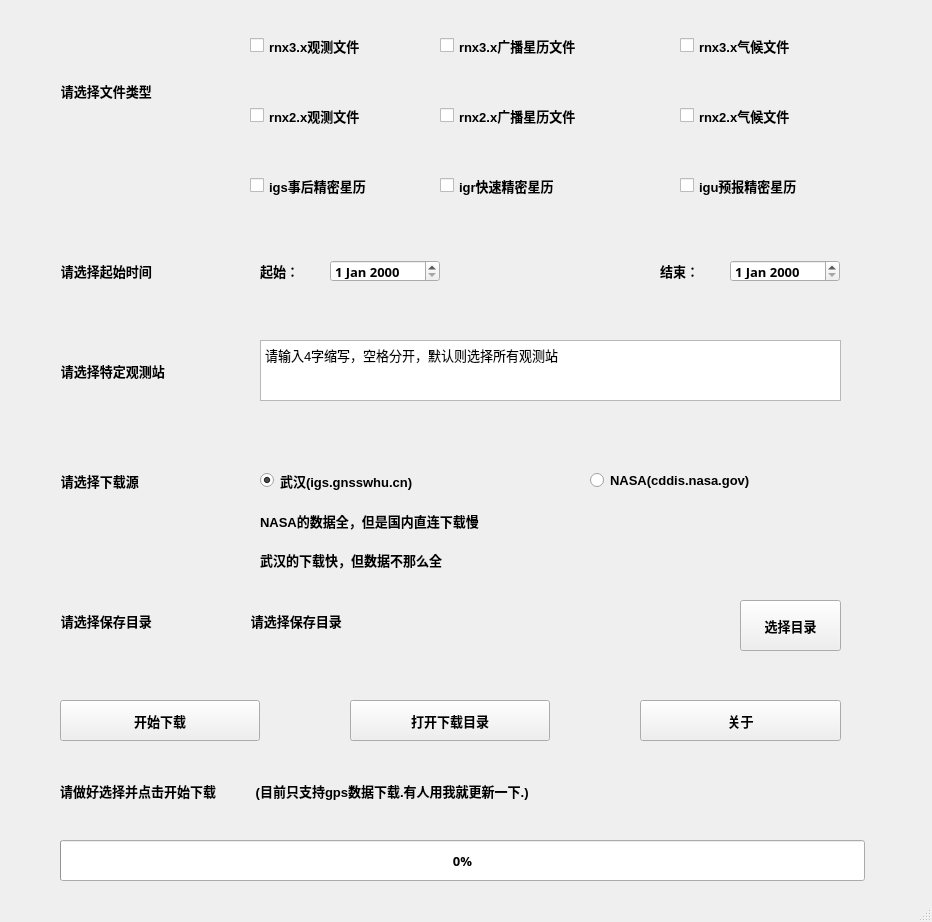
<?xml version="1.0" encoding="UTF-8"?>
<ui version="4.0">
 <class>MainWindow</class>
 <widget class="QMainWindow" name="MainWindow">
  <property name="windowModality">
   <enum>Qt::NonModal</enum>
  </property>
  <property name="geometry">
   <rect>
    <x>0</x>
    <y>0</y>
    <width>932</width>
    <height>922</height>
   </rect>
  </property>
  <property name="sizePolicy">
   <sizepolicy hsizetype="Preferred" vsizetype="Preferred">
    <horstretch>0</horstretch>
    <verstretch>0</verstretch>
   </sizepolicy>
  </property>
  <property name="font">
   <font>
    <family>Microsoft YaHei UI</family>
    <pointsize>10</pointsize>
    <weight>75</weight>
    <bold>true</bold>
   </font>
  </property>
  <property name="windowTitle">
   <string extracomment="v0.9 beta.     By mereith.">GNSS数据下载器    beta0.9   By mereith.</string>
  </property>
  <property name="windowIcon">
   <iconset>
    <normaloff>../favicon.ico</normaloff>
    <normalon>../favicon.ico</normalon>../favicon.ico</iconset>
  </property>
  <property name="toolTip">
   <string/>
  </property>
  <widget class="QWidget" name="centralwidget">
   <widget class="QLabel" name="label">
    <property name="geometry">
     <rect>
      <x>50</x>
      <y>70</y>
      <width>181</width>
      <height>41</height>
     </rect>
    </property>
    <property name="font">
     <font>
      <family>Microsoft JhengHei UI</family>
      <pointsize>10</pointsize>
      <weight>75</weight>
      <bold>true</bold>
     </font>
    </property>
    <property name="text">
     <string>   请选择文件类型</string>
    </property>
    <property name="textFormat">
     <enum>Qt::AutoText</enum>
    </property>
   </widget>
   <widget class="QCheckBox" name="checkBox_rnx_o">
    <property name="geometry">
     <rect>
      <x>250</x>
      <y>30</y>
      <width>181</width>
      <height>31</height>
     </rect>
    </property>
    <property name="font">
     <font>
      <family>Microsoft YaHei UI</family>
      <pointsize>10</pointsize>
     </font>
    </property>
    <property name="text">
     <string>rnx3.x观测文件</string>
    </property>
   </widget>
   <widget class="QCheckBox" name="checkBox_rnx_n">
    <property name="geometry">
     <rect>
      <x>440</x>
      <y>30</y>
      <width>221</width>
      <height>31</height>
     </rect>
    </property>
    <property name="font">
     <font>
      <family>Microsoft YaHei UI</family>
      <pointsize>10</pointsize>
     </font>
    </property>
    <property name="text">
     <string>rnx3.x广播星历文件</string>
    </property>
   </widget>
   <widget class="QCheckBox" name="checkBox_rnx_m">
    <property name="geometry">
     <rect>
      <x>680</x>
      <y>30</y>
      <width>201</width>
      <height>31</height>
     </rect>
    </property>
    <property name="font">
     <font>
      <family>Microsoft YaHei UI</family>
      <pointsize>10</pointsize>
     </font>
    </property>
    <property name="text">
     <string>rnx3.x气候文件</string>
    </property>
   </widget>
   <widget class="QCheckBox" name="checkBox_o">
    <property name="geometry">
     <rect>
      <x>250</x>
      <y>100</y>
      <width>181</width>
      <height>31</height>
     </rect>
    </property>
    <property name="font">
     <font>
      <family>Microsoft YaHei UI</family>
      <pointsize>10</pointsize>
     </font>
    </property>
    <property name="text">
     <string>rnx2.x观测文件</string>
    </property>
   </widget>
   <widget class="QCheckBox" name="checkBox_n">
    <property name="geometry">
     <rect>
      <x>440</x>
      <y>100</y>
      <width>211</width>
      <height>31</height>
     </rect>
    </property>
    <property name="font">
     <font>
      <family>Microsoft YaHei UI</family>
      <pointsize>10</pointsize>
     </font>
    </property>
    <property name="text">
     <string>rnx2.x广播星历文件</string>
    </property>
   </widget>
   <widget class="QCheckBox" name="checkBox_m">
    <property name="geometry">
     <rect>
      <x>680</x>
      <y>100</y>
      <width>211</width>
      <height>31</height>
     </rect>
    </property>
    <property name="font">
     <font>
      <family>Microsoft YaHei UI</family>
      <pointsize>10</pointsize>
     </font>
    </property>
    <property name="text">
     <string>rnx2.x气候文件</string>
    </property>
   </widget>
   <widget class="QCheckBox" name="checkBox_igs_sp3">
    <property name="geometry">
     <rect>
      <x>250</x>
      <y>170</y>
      <width>241</width>
      <height>31</height>
     </rect>
    </property>
    <property name="font">
     <font>
      <family>Microsoft YaHei UI</family>
      <pointsize>10</pointsize>
     </font>
    </property>
    <property name="text">
     <string>igs事后精密星历</string>
    </property>
   </widget>
   <widget class="QLabel" name="label_2">
    <property name="geometry">
     <rect>
      <x>50</x>
      <y>250</y>
      <width>191</width>
      <height>41</height>
     </rect>
    </property>
    <property name="font">
     <font>
      <family>Microsoft JhengHei UI</family>
      <pointsize>10</pointsize>
      <weight>75</weight>
      <bold>true</bold>
     </font>
    </property>
    <property name="text">
     <string>   请选择起始时间</string>
    </property>
    <property name="textFormat">
     <enum>Qt::AutoText</enum>
    </property>
   </widget>
   <widget class="QDateEdit" name="dateEdit_start">
    <property name="geometry">
     <rect>
      <x>330</x>
      <y>260</y>
      <width>110</width>
      <height>22</height>
     </rect>
    </property>
    <property name="font">
     <font>
      <family>Agency FB</family>
      <pointsize>10</pointsize>
     </font>
    </property>
   </widget>
   <widget class="QLabel" name="label_3">
    <property name="geometry">
     <rect>
      <x>260</x>
      <y>250</y>
      <width>81</width>
      <height>41</height>
     </rect>
    </property>
    <property name="font">
     <font>
      <family>Microsoft JhengHei UI</family>
      <pointsize>10</pointsize>
      <weight>75</weight>
      <bold>true</bold>
     </font>
    </property>
    <property name="text">
     <string>起始：</string>
    </property>
    <property name="textFormat">
     <enum>Qt::AutoText</enum>
    </property>
   </widget>
   <widget class="QDateEdit" name="dateEdit_end">
    <property name="geometry">
     <rect>
      <x>730</x>
      <y>260</y>
      <width>110</width>
      <height>22</height>
     </rect>
    </property>
    <property name="font">
     <font>
      <family>Agency FB</family>
      <pointsize>10</pointsize>
     </font>
    </property>
   </widget>
   <widget class="QLabel" name="label_4">
    <property name="geometry">
     <rect>
      <x>660</x>
      <y>250</y>
      <width>81</width>
      <height>41</height>
     </rect>
    </property>
    <property name="font">
     <font>
      <family>Microsoft JhengHei UI</family>
      <pointsize>10</pointsize>
      <weight>75</weight>
      <bold>true</bold>
     </font>
    </property>
    <property name="text">
     <string>结束：</string>
    </property>
    <property name="textFormat">
     <enum>Qt::AutoText</enum>
    </property>
   </widget>
   <widget class="QLabel" name="label_5">
    <property name="geometry">
     <rect>
      <x>50</x>
      <y>350</y>
      <width>201</width>
      <height>41</height>
     </rect>
    </property>
    <property name="font">
     <font>
      <family>Microsoft JhengHei UI</family>
      <pointsize>10</pointsize>
      <weight>75</weight>
      <bold>true</bold>
     </font>
    </property>
    <property name="text">
     <string>   请选择特定观测站</string>
    </property>
    <property name="textFormat">
     <enum>Qt::AutoText</enum>
    </property>
   </widget>
   <widget class="QTextEdit" name="textEdit_stations">
    <property name="geometry">
     <rect>
      <x>260</x>
      <y>340</y>
      <width>581</width>
      <height>61</height>
     </rect>
    </property>
    <property name="font">
     <font>
      <pointsize>10</pointsize>
     </font>
    </property>
    <property name="html">
     <string>&lt;!DOCTYPE HTML PUBLIC &quot;-//W3C//DTD HTML 4.0//EN&quot; &quot;http://www.w3.org/TR/REC-html40/strict.dtd&quot;&gt;
&lt;html&gt;&lt;head&gt;&lt;meta name=&quot;qrichtext&quot; content=&quot;1&quot; /&gt;&lt;style type=&quot;text/css&quot;&gt;
p, li { white-space: pre-wrap; }
&lt;/style&gt;&lt;/head&gt;&lt;body style=&quot; font-family:'Microsoft YaHei UI'; font-size:10pt; font-weight:600; font-style:normal;&quot;&gt;
&lt;p style=&quot; margin-top:0px; margin-bottom:0px; margin-left:0px; margin-right:0px; -qt-block-indent:0; text-indent:0px;&quot;&gt;&lt;span style=&quot; font-family:'SimSun'; font-weight:400;&quot;&gt;请输入4字缩写，空格分开，默认则选择所有观测站&lt;/span&gt;&lt;/p&gt;&lt;/body&gt;&lt;/html&gt;</string>
    </property>
   </widget>
   <widget class="QLabel" name="label_6">
    <property name="geometry">
     <rect>
      <x>50</x>
      <y>460</y>
      <width>181</width>
      <height>41</height>
     </rect>
    </property>
    <property name="font">
     <font>
      <family>Microsoft JhengHei UI</family>
      <pointsize>10</pointsize>
      <weight>75</weight>
      <bold>true</bold>
     </font>
    </property>
    <property name="text">
     <string>   请选择下载源</string>
    </property>
    <property name="textFormat">
     <enum>Qt::AutoText</enum>
    </property>
   </widget>
   <widget class="QRadioButton" name="radioButton_wuhan">
    <property name="geometry">
     <rect>
      <x>260</x>
      <y>470</y>
      <width>361</width>
      <height>21</height>
     </rect>
    </property>
    <property name="font">
     <font>
      <family>Microsoft YaHei UI</family>
      <pointsize>10</pointsize>
      <weight>75</weight>
      <bold>true</bold>
     </font>
    </property>
    <property name="text">
     <string>武汉(igs.gnsswhu.cn)</string>
    </property>
    <property name="checked">
     <bool>true</bool>
    </property>
   </widget>
   <widget class="QRadioButton" name="radioButton_nasa">
    <property name="geometry">
     <rect>
      <x>590</x>
      <y>470</y>
      <width>271</width>
      <height>21</height>
     </rect>
    </property>
    <property name="font">
     <font>
      <family>Microsoft YaHei UI</family>
      <pointsize>10</pointsize>
      <weight>75</weight>
      <bold>true</bold>
     </font>
    </property>
    <property name="text">
     <string>NASA(cddis.nasa.gov)</string>
    </property>
   </widget>
   <widget class="QLabel" name="label_7">
    <property name="geometry">
     <rect>
      <x>260</x>
      <y>510</y>
      <width>791</width>
      <height>21</height>
     </rect>
    </property>
    <property name="font">
     <font>
      <family>Microsoft JhengHei UI</family>
      <pointsize>10</pointsize>
      <weight>75</weight>
      <bold>true</bold>
     </font>
    </property>
    <property name="text">
     <string>NASA的数据全，但是国内直连下载慢</string>
    </property>
    <property name="textFormat">
     <enum>Qt::AutoText</enum>
    </property>
   </widget>
   <widget class="QLabel" name="label_8">
    <property name="geometry">
     <rect>
      <x>50</x>
      <y>600</y>
      <width>181</width>
      <height>41</height>
     </rect>
    </property>
    <property name="font">
     <font>
      <family>Microsoft JhengHei UI</family>
      <pointsize>10</pointsize>
      <weight>75</weight>
      <bold>true</bold>
     </font>
    </property>
    <property name="text">
     <string>   请选择保存目录</string>
    </property>
    <property name="textFormat">
     <enum>Qt::AutoText</enum>
    </property>
   </widget>
   <widget class="QPushButton" name="pushButton_path">
    <property name="geometry">
     <rect>
      <x>740</x>
      <y>600</y>
      <width>101</width>
      <height>51</height>
     </rect>
    </property>
    <property name="font">
     <font>
      <family>Microsoft YaHei UI</family>
      <pointsize>10</pointsize>
      <weight>75</weight>
      <bold>true</bold>
     </font>
    </property>
    <property name="text">
     <string>选择目录</string>
    </property>
   </widget>
   <widget class="QPushButton" name="pushButton_download">
    <property name="geometry">
     <rect>
      <x>60</x>
      <y>700</y>
      <width>200</width>
      <height>41</height>
     </rect>
    </property>
    <property name="font">
     <font>
      <family>Microsoft YaHei UI</family>
      <pointsize>10</pointsize>
     </font>
    </property>
    <property name="text">
     <string>开始下载</string>
    </property>
   </widget>
   <widget class="QPushButton" name="pushButton_about">
    <property name="geometry">
     <rect>
      <x>640</x>
      <y>700</y>
      <width>201</width>
      <height>41</height>
     </rect>
    </property>
    <property name="font">
     <font>
      <family>Microsoft YaHei UI</family>
      <pointsize>10</pointsize>
     </font>
    </property>
    <property name="text">
     <string>关于</string>
    </property>
   </widget>
   <widget class="QProgressBar" name="progressBar">
    <property name="geometry">
     <rect>
      <x>60</x>
      <y>840</y>
      <width>805</width>
      <height>41</height>
     </rect>
    </property>
    <property name="font">
     <font>
      <family>Agency FB</family>
      <pointsize>10</pointsize>
     </font>
    </property>
    <property name="value">
     <number>0</number>
    </property>
    <property name="textDirection">
     <enum>QProgressBar::TopToBottom</enum>
    </property>
    <property name="format">
     <string>%p%</string>
    </property>
   </widget>
   <widget class="QLabel" name="label_9">
    <property name="geometry">
     <rect>
      <x>60</x>
      <y>770</y>
      <width>781</width>
      <height>41</height>
     </rect>
    </property>
    <property name="font">
     <font>
      <family>Microsoft JhengHei UI</family>
      <pointsize>10</pointsize>
      <weight>75</weight>
      <bold>true</bold>
     </font>
    </property>
    <property name="text">
     <string>请做好选择并点击开始下载           (目前只支持gps数据下载.有人用我就更新一下.)</string>
    </property>
    <property name="textFormat">
     <enum>Qt::AutoText</enum>
    </property>
   </widget>
   <widget class="QLabel" name="label_path">
    <property name="geometry">
     <rect>
      <x>240</x>
      <y>600</y>
      <width>391</width>
      <height>41</height>
     </rect>
    </property>
    <property name="font">
     <font>
      <family>Microsoft JhengHei UI</family>
      <pointsize>10</pointsize>
      <weight>75</weight>
      <bold>true</bold>
     </font>
    </property>
    <property name="text">
     <string>   请选择保存目录</string>
    </property>
    <property name="textFormat">
     <enum>Qt::AutoText</enum>
    </property>
   </widget>
   <widget class="QLabel" name="label_10">
    <property name="geometry">
     <rect>
      <x>260</x>
      <y>550</y>
      <width>791</width>
      <height>20</height>
     </rect>
    </property>
    <property name="font">
     <font>
      <family>Microsoft JhengHei UI</family>
      <pointsize>10</pointsize>
      <weight>75</weight>
      <bold>true</bold>
     </font>
    </property>
    <property name="text">
     <string>武汉的下载快，但数据不那么全</string>
    </property>
    <property name="textFormat">
     <enum>Qt::AutoText</enum>
    </property>
   </widget>
   <widget class="QCheckBox" name="checkBox_igr_sp3">
    <property name="geometry">
     <rect>
      <x>440</x>
      <y>170</y>
      <width>241</width>
      <height>31</height>
     </rect>
    </property>
    <property name="font">
     <font>
      <family>Microsoft YaHei UI</family>
      <pointsize>10</pointsize>
     </font>
    </property>
    <property name="text">
     <string>igr快速精密星历</string>
    </property>
   </widget>
   <widget class="QCheckBox" name="checkBox_igu_sp3">
    <property name="geometry">
     <rect>
      <x>680</x>
      <y>170</y>
      <width>241</width>
      <height>31</height>
     </rect>
    </property>
    <property name="font">
     <font>
      <family>Microsoft YaHei UI</family>
      <pointsize>10</pointsize>
     </font>
    </property>
    <property name="text">
     <string>igu预报精密星历</string>
    </property>
   </widget>
   <widget class="QPushButton" name="pushButton_download_2">
    <property name="geometry">
     <rect>
      <x>350</x>
      <y>700</y>
      <width>200</width>
      <height>41</height>
     </rect>
    </property>
    <property name="font">
     <font>
      <family>Microsoft YaHei UI</family>
      <pointsize>10</pointsize>
     </font>
    </property>
    <property name="text">
     <string>打开下载目录</string>
    </property>
   </widget>
  </widget>
  <widget class="QStatusBar" name="statusbar">
   <property name="enabled">
    <bool>true</bool>
   </property>
  </widget>
 </widget>
 <resources/>
 <connections/>
</ui>
